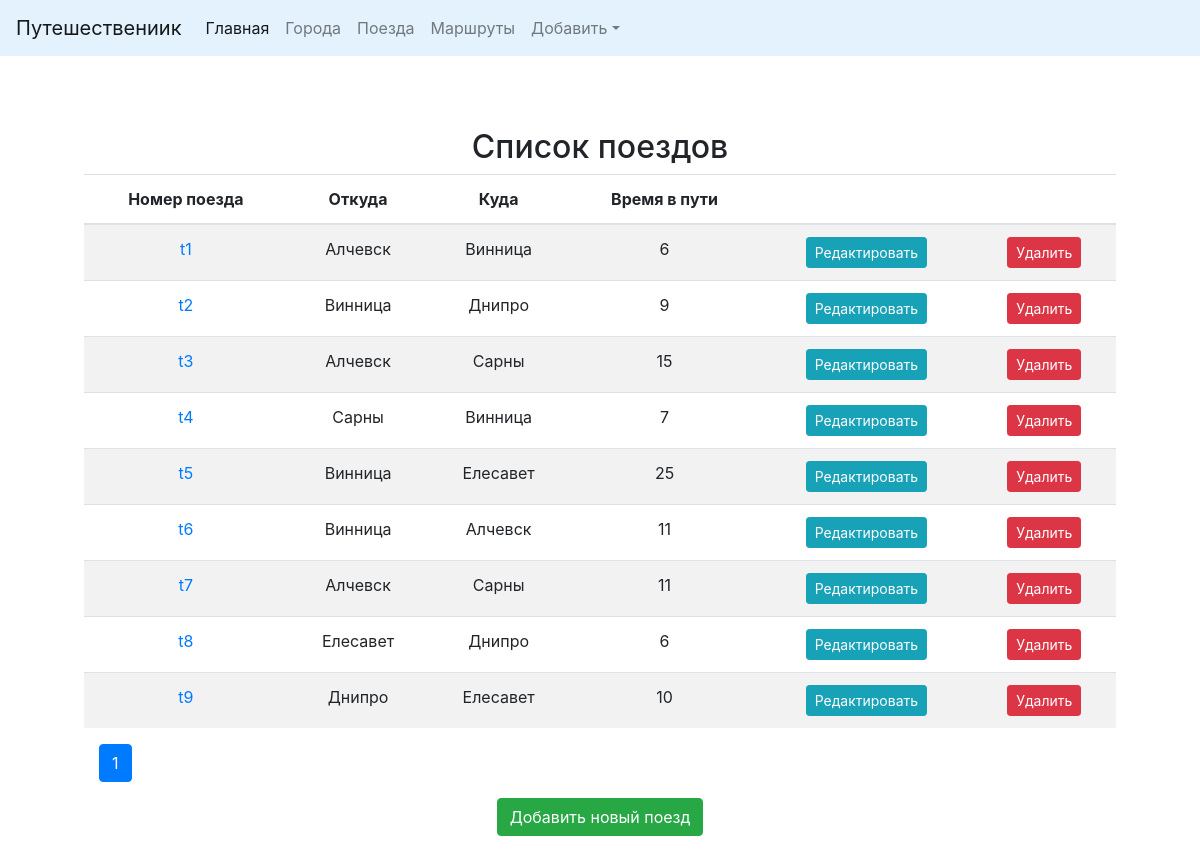
The page /trains/ on the database as committed earlier.
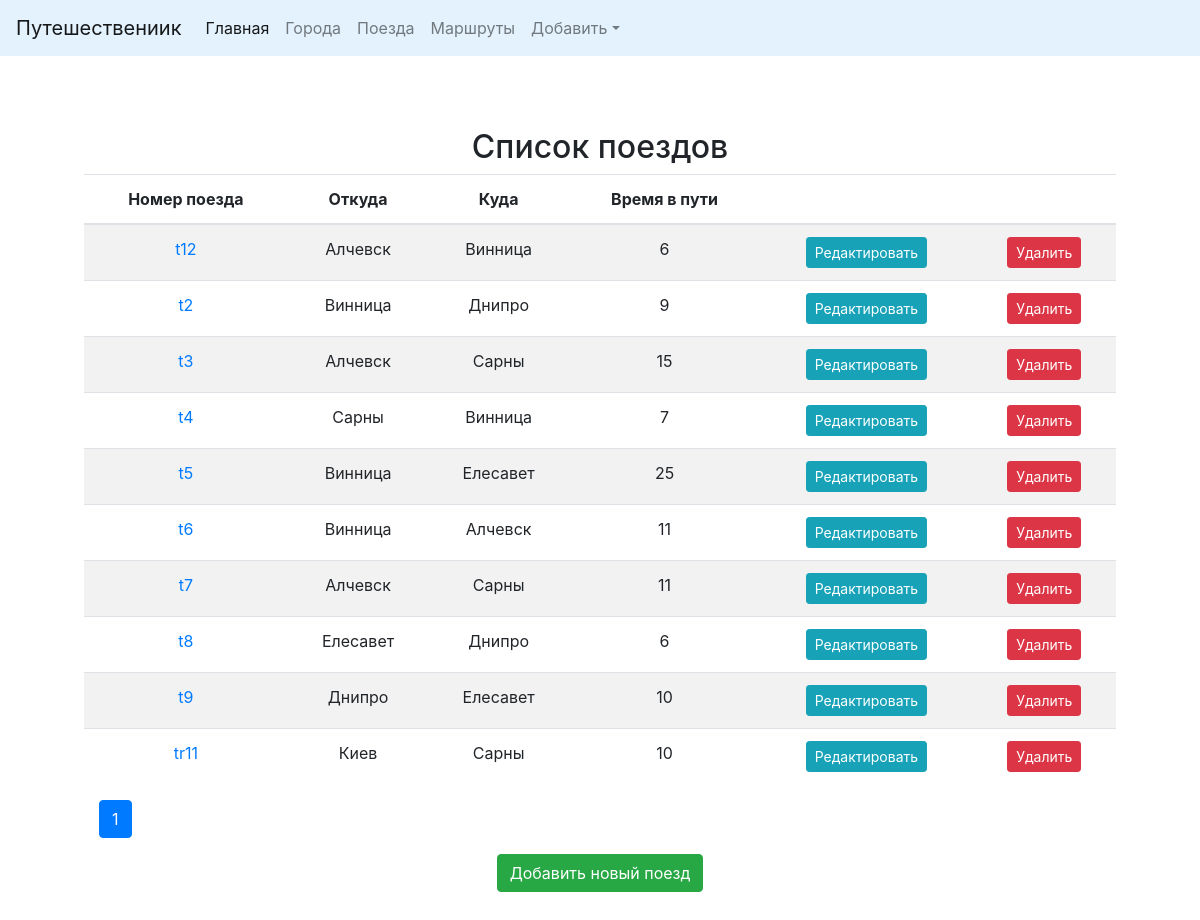
The same page on the database as committed later.
### trains/models.py (models this page shows, shortened)
class Train(models.Model):
    name = models.CharField(max_length=50, verbose_name='Номер поезда', unique=True)
    from_city = models.ForeignKey(City, verbose_name='Откуда', on_delete=models.CASCADE, related_name="from_city")
    to_city = models.ForeignKey(City, verbose_name='Куда', on_delete=models.CASCADE, related_name="to_city")
    travel_time = models.IntegerField(verbose_name='Время в пути')
    class Meta:
        verbose_name = 'Поезд'
        verbose_name_plural = 'Поезда'
        ordering = ['name']

### cities/models.py (models this page shows, shortened)
class City(models.Model):
    name = models.CharField(max_length=50, verbose_name='Населенный пункт', unique=True)
    class Meta:
        verbose_name = 'Населенный пункт'
        verbose_name_plural = 'Населенные пункты'
        ordering = ['name']
    def __str__(self):
        return self.name

### trains/views.py (the view)
# urls.py: url(r'^(?P<page_number>\d+)/$', views.home, name='home'),
def home(request, page_number=1):
    trains = Train.objects.all()
    current_page = Paginator(trains, 10)
    try:
        item_list = current_page.page(page_number)
    except InvalidPage:
        return redirect('train:home', page_number=1)
    context = {
            'objects_list': item_list,
            'page_number': page_number
        }
    return render(request, 'trains/home.html', context)

### trains/templates/trains/home.html (shortened to what this page needs)
{% extends 'base.html' %}
{%load staticfiles%}
{% block content %}
<div  class="container">
    <h2 class="centr"><span>Список поездов</span></h2>
   <div class="row">
        <div class="col">
            <table class="table table-striped">
                <thead>
                    <tr>
                        <th scope="col">Номер поезда</th>
                        <th scope="col">Откуда</th>
                        <th scope="col">Куда</th>
                        <th scope="col">Время в пути</th>
                        <th scope="col">&nbsp;</th>
                        <th scope="col">&nbsp;</th>
                    </tr>
                </thead>
                <tbody>
                    {% for object in objects_list %}
                        <tr>
                            <td ><a href="{%url 'train:detail' pk=object.id %}">{{ object.name }} </a></td>
                            <td >{{ object.from_city }} </td>
                            <td >{{ object.to_city }} </td>
                            <td >{{ object.travel_time }} </td>
                            <td>
                                <a href="{%url 'train:update' pk=object.id %}">
                                    <button type="button" class='btn btn-info btn-sm'>
                                        Редактировать
                                    </button>
                                </a>
                            </td>
                            <td>
                                <a href="{%url 'train:delete' pk=object.id %}">
                                    <button type="button" class='btn btn-danger btn-sm' >
                                        Удалить
                                    </button>
                                </a>
                            </td>
                        </tr>
                    {% endfor %}
                </tbody>
            </table>
            <div id="navigation" class="container">
                <div class="row">
                    <div class="col-md-3">
                        <nav aria-label="Page navigation example">
                            <ul class="pagination">
                                    {% for page in objects_list.paginator.page_range %}
                                        {% if page == objects_list.number %}
                                            <li class="page-item active">
                                                <a class="page-link" href="#">{{page}}
                                                </a>
                                            </li>
                                        {% endif %}
                                    {% endfor %}
                            </ul>
                        </nav>
                    </div>
                </div>
            </div>
            <div class="container">
                <div class="row">
                    <div class="col-md-4 mx-auto">
                        <a href="{%url 'train:add' %}">
                            <button type="button" class='btn btn-success' >
                                Добавить новый поезд
                            </button>
                        </a>
                    </div>
                </div>
            </div>
        </div>
    </div>
</div>
{% endblock %}

Rows that differ between the two databases and show on the page:
changed Train (number 1 of 10 on the later page): name "t1" → "t12"
added Train: name "tr11", from_city "Киев", to_city "Сарны", travel_time "10"
